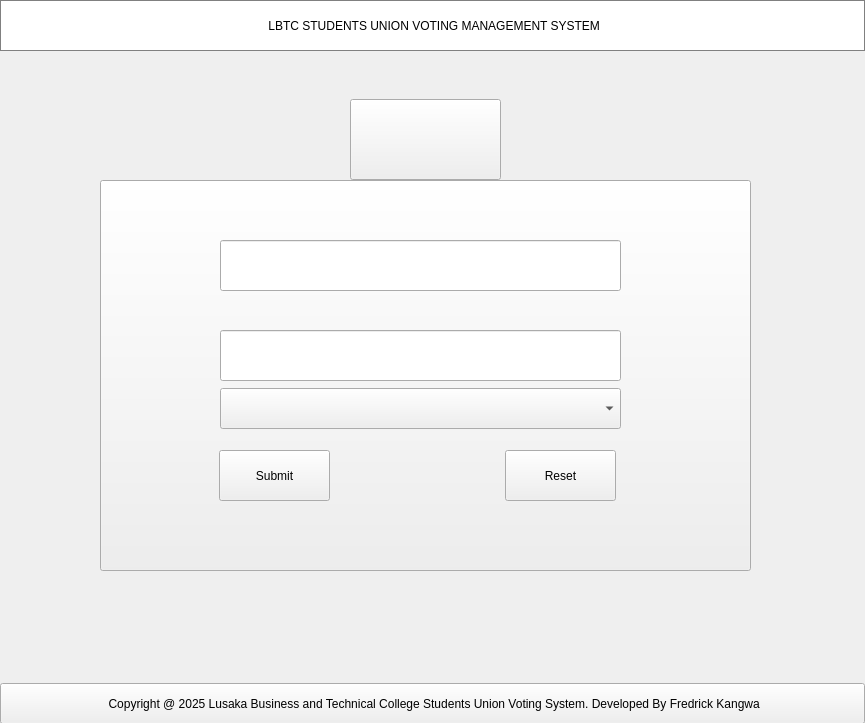
<?xml version="1.0" encoding="UTF-8"?>
<ui version="4.0">
 <class>Login</class>
 <widget class="QDialog" name="Login">
  <property name="geometry">
   <rect>
    <x>0</x>
    <y>0</y>
    <width>865</width>
    <height>723</height>
   </rect>
  </property>
  <property name="windowTitle">
   <string>Dialog</string>
  </property>
  <widget class="QPushButton" name="pushButton">
   <property name="geometry">
    <rect>
     <x>0</x>
     <y>0</y>
     <width>865</width>
     <height>51</height>
    </rect>
   </property>
   <property name="styleSheet">
    <string notr="true">QPushButton{

color:black;
border:1px solid grey;
background-color: rgb(255,255,255);
padding: 0 8px;
font:600  11pt;


}</string>
   </property>
   <property name="text">
    <string> LBTC STUDENTS UNION VOTING MANAGEMENT SYSTEM</string>
   </property>
  </widget>
  <widget class="QPushButton" name="pushButton_2">
   <property name="geometry">
    <rect>
     <x>100</x>
     <y>180</y>
     <width>651</width>
     <height>391</height>
    </rect>
   </property>
   <property name="text">
    <string/>
   </property>
  </widget>
  <widget class="QPushButton" name="pushButton_3">
   <property name="geometry">
    <rect>
     <x>0</x>
     <y>683</y>
     <width>865</width>
     <height>41</height>
    </rect>
   </property>
   <property name="text">
    <string> Copyright @ 2025 Lusaka Business and Technical College Students Union Voting System. Developed By Fredrick Kangwa</string>
   </property>
  </widget>
  <widget class="QPushButton" name="pushButton_4">
   <property name="geometry">
    <rect>
     <x>350</x>
     <y>99</y>
     <width>151</width>
     <height>81</height>
    </rect>
   </property>
   <property name="text">
    <string> </string>
   </property>
   <property name="icon">
    <iconset theme="user-available"/>
   </property>
   <property name="iconSize">
    <size>
     <width>49</width>
     <height>49</height>
    </size>
   </property>
  </widget>
  <widget class="QLineEdit" name="lineEdit_username_login">
   <property name="geometry">
    <rect>
     <x>220</x>
     <y>240</y>
     <width>401</width>
     <height>51</height>
    </rect>
   </property>
  </widget>
  <widget class="QLineEdit" name="lineEdit_password_login">
   <property name="geometry">
    <rect>
     <x>220</x>
     <y>330</y>
     <width>401</width>
     <height>51</height>
    </rect>
   </property>
  </widget>
  <widget class="QComboBox" name="comboBox_select_account_type">
   <property name="geometry">
    <rect>
     <x>220</x>
     <y>388</y>
     <width>401</width>
     <height>41</height>
    </rect>
   </property>
  </widget>
  <widget class="QPushButton" name="btn_submit_login">
   <property name="geometry">
    <rect>
     <x>219</x>
     <y>450</y>
     <width>111</width>
     <height>51</height>
    </rect>
   </property>
   <property name="text">
    <string>Submit</string>
   </property>
  </widget>
  <widget class="QPushButton" name="btn_Reset_login">
   <property name="geometry">
    <rect>
     <x>505</x>
     <y>450</y>
     <width>111</width>
     <height>51</height>
    </rect>
   </property>
   <property name="text">
    <string>Reset</string>
   </property>
  </widget>
 </widget>
 <resources/>
 <connections/>
</ui>
